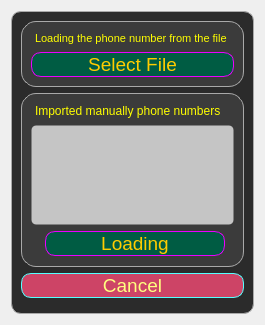
<?xml version="1.0" encoding="UTF-8"?>
<ui version="4.0">
 <class>Form</class>
 <widget class="QWidget" name="Form">
  <property name="geometry">
   <rect>
    <x>0</x>
    <y>0</y>
    <width>265</width>
    <height>325</height>
   </rect>
  </property>
  <property name="windowTitle">
   <string>Create Number List Form</string>
  </property>
  <property name="styleSheet">
   <string notr="true">QLabel {
color:    rgb(255, 255, 0)  ;
}

QToolTip {
background-color: rgba(0, 0, 0, 0);
    border: 1px solid darkkhaki;
    border-radius: 5px;
    opacity: 0.5;
color:  rgb(0, 255, 0);
}</string>
  </property>
  <layout class="QGridLayout" name="gridLayout_4">
   <item row="0" column="0">
    <widget class="QFrame" name="frame_import">
     <property name="styleSheet">
      <string notr="true">QFrame {
	background-color: #2b2b2b;
    border-style: solid;
    border-width: 1px;
border-color:#a9a9a9;
   border-radius: 10px;
   height: 25px;
}</string>
     </property>
     <property name="frameShape">
      <enum>QFrame::StyledPanel</enum>
     </property>
     <property name="frameShadow">
      <enum>QFrame::Raised</enum>
     </property>
     <layout class="QGridLayout" name="gridLayout_3">
      <property name="bottomMargin">
       <number>15</number>
      </property>
      <item row="0" column="0">
       <widget class="QFrame" name="frame_file">
        <property name="layoutDirection">
         <enum>Qt::LeftToRight</enum>
        </property>
        <property name="styleSheet">
         <string notr="true">QFrame {
background-color: #3b3b3b;
border-style: solid;
border-width: 1px;
border-color:#a9a9a9;
border-radius: 15px;
height: 25px;
}
QPlainTextEdit {
	background-color: #c5c5c5;
	 border-style: no;
border-radius:5px;
}
QLabel {
    border-style: no;
}</string>
        </property>
        <property name="frameShape">
         <enum>QFrame::StyledPanel</enum>
        </property>
        <property name="frameShadow">
         <enum>QFrame::Raised</enum>
        </property>
        <layout class="QGridLayout" name="gridLayout">
         <item row="0" column="0">
          <widget class="QLabel" name="label">
           <property name="font">
            <font>
             <pointsize>8</pointsize>
             <weight>50</weight>
             <bold>false</bold>
            </font>
           </property>
           <property name="styleSheet">
            <string notr="true">QLabel {
color:    rgb(255, 255, 0)  ;
  border-style: no;
border-radius:5px;
}</string>
           </property>
           <property name="text">
            <string>Loading the phone number from the file</string>
           </property>
          </widget>
         </item>
         <item row="1" column="0">
          <widget class="QPushButton" name="btn_importFile">
           <property name="sizePolicy">
            <sizepolicy hsizetype="Preferred" vsizetype="Fixed">
             <horstretch>0</horstretch>
             <verstretch>0</verstretch>
            </sizepolicy>
           </property>
           <property name="minimumSize">
            <size>
             <width>100</width>
             <height>25</height>
            </size>
           </property>
           <property name="maximumSize">
            <size>
             <width>16777215</width>
             <height>16777215</height>
            </size>
           </property>
           <property name="font">
            <font>
             <family>Arial</family>
             <pointsize>14</pointsize>
             <weight>50</weight>
             <italic>false</italic>
             <bold>false</bold>
            </font>
           </property>
           <property name="toolTip">
            <string>File Select to load</string>
           </property>
           <property name="styleSheet">
            <string notr="true">QPushButton:hover:!pressed
{
  border: 2px solid rgb(0, 209, 255);
	background-color: rgb(129, 125, 255);
	color: rgb(85, 255, 255);
}
QPushButton{
background-color: rgb(0, 92, 67);
color: rgb(255, 204, 0);
border: 1px solid  rgb(234, 0, 255);;
border-radius: 10px;
}</string>
           </property>
           <property name="text">
            <string>Select File</string>
           </property>
          </widget>
         </item>
        </layout>
       </widget>
      </item>
      <item row="1" column="0">
       <widget class="QFrame" name="frame_manul">
        <property name="styleSheet">
         <string notr="true">QFrame {
	background-color: #3b3b3b;
    border-style: solid;
    border-width: 1px;
border-color:#a9a9a9;
   border-radius: 15px;
   height: 25px;
}
QPlainTextEdit {
	background-color: #c5c5c5;
	    border-style: no;
border-radius:5px;
color: rgb(121, 2, 180) ; 
}

QLabel {
  border-style: no;
border-radius:5px;
}</string>
        </property>
        <property name="frameShape">
         <enum>QFrame::StyledPanel</enum>
        </property>
        <property name="frameShadow">
         <enum>QFrame::Raised</enum>
        </property>
        <layout class="QGridLayout" name="gridLayout_2">
         <property name="bottomMargin">
          <number>10</number>
         </property>
         <item row="0" column="0" colspan="2">
          <widget class="QLabel" name="label_2">
           <property name="text">
            <string>Imported manually phone numbers</string>
           </property>
          </widget>
         </item>
         <item row="2" column="1">
          <widget class="QPushButton" name="btn_importManual">
           <property name="sizePolicy">
            <sizepolicy hsizetype="Preferred" vsizetype="Fixed">
             <horstretch>0</horstretch>
             <verstretch>0</verstretch>
            </sizepolicy>
           </property>
           <property name="minimumSize">
            <size>
             <width>180</width>
             <height>25</height>
            </size>
           </property>
           <property name="maximumSize">
            <size>
             <width>16777215</width>
             <height>16777215</height>
            </size>
           </property>
           <property name="font">
            <font>
             <family>Arial</family>
             <pointsize>14</pointsize>
            </font>
           </property>
           <property name="toolTip">
            <string>Loading the numbers entered</string>
           </property>
           <property name="styleSheet">
            <string notr="true">QPushButton:hover:!pressed
{
  border: 2px solid rgb(0, 209, 255);
	background-color: rgb(129, 125, 255);
	color: rgb(85, 255, 255);
}
QPushButton{
background-color: rgb(0, 92, 67);
color: rgb(255, 204, 0);
border: 1px solid  rgb(234, 0, 255);;
border-radius: 10px;
}</string>
           </property>
           <property name="text">
            <string>Loading</string>
           </property>
          </widget>
         </item>
         <item row="1" column="0" colspan="3">
          <widget class="QPlainTextEdit" name="manualNumber">
           <property name="toolTip">
            <string>Enter your phone numbers and separate with the line (ENTER)</string>
           </property>
          </widget>
         </item>
        </layout>
       </widget>
      </item>
      <item row="2" column="0">
       <widget class="QPushButton" name="btn_import_cancel">
        <property name="minimumSize">
         <size>
          <width>200</width>
          <height>0</height>
         </size>
        </property>
        <property name="font">
         <font>
          <family>Arial</family>
          <pointsize>14</pointsize>
         </font>
        </property>
        <property name="toolTip">
         <string>Cancelation of Number Loading Operations</string>
        </property>
        <property name="styleSheet">
         <string notr="true">QPushButton:hover:!pressed
{
  border: 2px solid rgb(255, 85, 0);
background-color: rgb(255, 170, 127);
	color: rgb(255, 0, 0);
}
QPushButton{
background-color: rgb(205, 68, 102);
color: rgb(255, 255, 127);
border: 1px solid  #55ffff;;
border-radius: 10px;
}</string>
        </property>
        <property name="text">
         <string>Cancel</string>
        </property>
        <property name="autoDefault">
         <bool>true</bool>
        </property>
        <property name="default">
         <bool>true</bool>
        </property>
       </widget>
      </item>
     </layout>
    </widget>
   </item>
  </layout>
 </widget>
 <tabstops>
  <tabstop>manualNumber</tabstop>
  <tabstop>btn_importManual</tabstop>
  <tabstop>btn_import_cancel</tabstop>
 </tabstops>
 <resources/>
 <connections/>
</ui>
